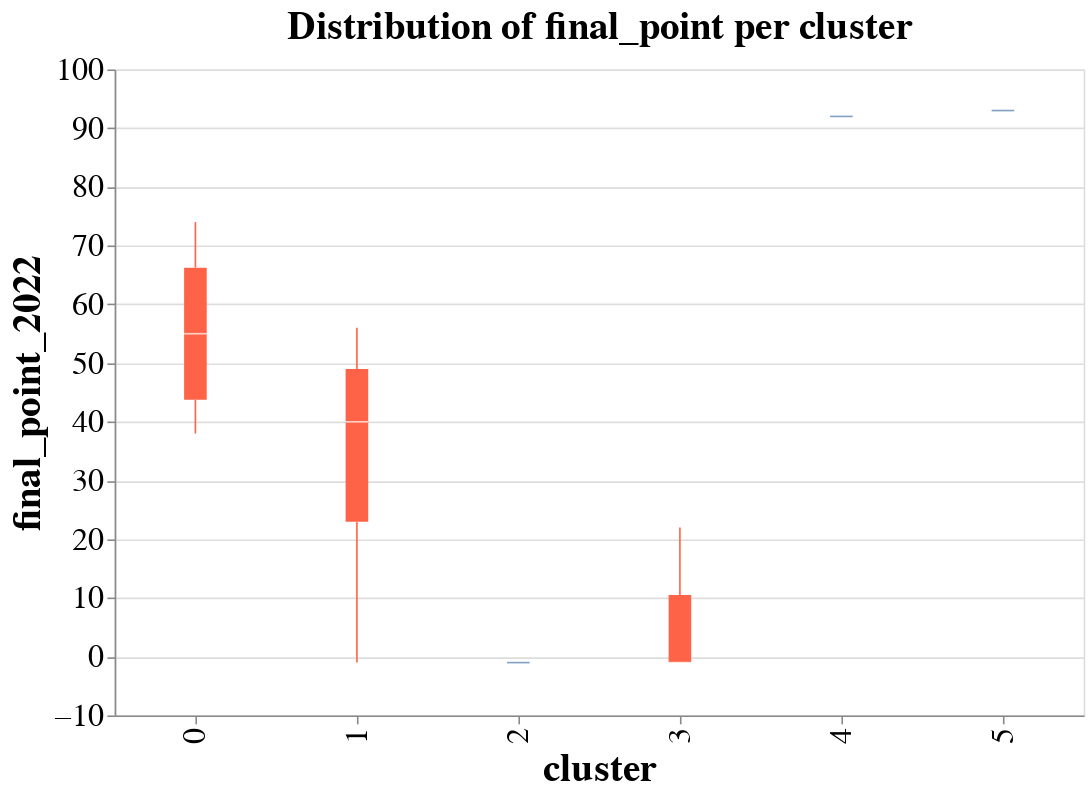

The notebook cell saved with this chart:
### Code cell
# to plot the final points distribution per cluster
alt.Chart(df_to_viz).mark_boxplot(color="tomato").encode(
    x=alt.X('cluster:N'),
    y=alt.Y('final_point_2022:Q', scale=alt.Scale(zero=False))
).properties(
    width=600,
    height=400,
    title="Distribution of final_point per cluster"
).configure_title(
        fontSize=24,
).configure_axis(
    labelFontSize=20,
    titleFontSize=24,
).configure_text(
    fontSize=20
)

### Figure 1 — Vega-Lite specification as saved in the notebook (floating-point values rounded to 4 significant figures)
{"config": {"view": {"continuousWidth": 300, "continuousHeight": 300}, "axis": {"labelFontSize": 20, "titleFontSize": 24}, "text": {"fontSize": 20}, "title": {"fontSize": 24}}, "data": {"name": "data-e94c9d0d08579e0170d87d296918e9f9"}, "mark": {"type": "boxplot", "color": "tomato"}, "encoding": {"x": {"field": "cluster", "type": "nominal"}, "y": {"field": "final_point_2022", "scale": {"zero": false}, "type": "quantitative"}}, "height": 400, "title": "Distribution of final_point per cluster", "width": 600, "$schema": "https://vega.github.io/schema/vega-lite/v5.8.0.json", "datasets": {"data-e94c9d0d08579e0170d87d296918e9f9": [{"Team": "Arsenal", "index": 0, "Poss": 56.7, "Gls": 62.75, "Ast": 46.5, "PrgC": 839.0, "PrgP": 1874.0, "Gls_Conceded": 46.0, "Ast_Conceded": 31.25, "PrgC_Conceded": 670.8, "PrgP_Conceded": 1253.0, "cluster": 0, "cluster 0": 1, "cluster 1": 0, "cluster 2": 0, "cluster 3": 0, "cluster 4": 0, "cluster 5": 0, "final_standing_2022": 5.0, "final_point_2022": 69.0, "champions": 0.0, "europa": 1.0, "europa_conference": 0.0, "relegation": 0.0, "tournament_type": "EUROPA League"}, {"Team": "Aston Villa", "index": 1, "Poss": 46.3, "Gls": 46.0, "Ast": 35.0, "PrgC": 634.0, "PrgP": 1334.0, "Gls_Conceded": 55.5, "Ast_Conceded": 37.0, "PrgC_Conceded": 782.0, "PrgP_Conceded": 1686.0, "cluster": 1, "cluster 0": 0, "cluster 1": 1, "cluster 2": 0, "cluster 3": 0, "cluster 4": 0, "cluster 5": 0, "final_standing_2022": 14.0, "final_point_2022": 45.0, "champions": 0.0, "europa": 0.0, "europa_conference": 0.0, "relegation": 0.0, "tournament_type": "N/A"}, {"Team": "Bournemouth", "index": 2, "Poss": 46.37, "Gls": 46.0, "Ast": 34.33, "PrgC": 680.3, "PrgP": 1406.0, "Gls_Conceded": 64.0, "Ast_Conceded": 45.67, "PrgC_Conceded": 728.0, "PrgP_Conceded": 1670.0, "cluster": 1, "cluster 0": 0, "cluster 1": 1, "cluster 2": 0, "cluster 3": 0, "cluster 4": 0, "cluster 5": 0, "final_standing_2022": -1.0, "final_point_2022": -1.0, "champions": -1.0, "europa": -1.0, "europa_conference": -1.0, "relegation": -1.0, "tournament_type": "Relegated before this season"}, {"Team": "Brighton", "index": 3, "Poss": 47.35, "Gls": 35.5, "Ast": 24.25, "PrgC": 588.0, "PrgP": 1393.0, "Gls_Conceded": 51.25, "Ast_Conceded": 36.75, "PrgC_Conceded": 758.5, "PrgP_Conceded": 1572.0, "cluster": 1, "cluster 0": 0, "cluster 1": 1, "cluster 2": 0, "cluster 3": 0, "cluster 4": 0, "cluster 5": 0, "final_standing_2022": 9.0, "final_point_2022": 51.0, "champions": 0.0, "europa": 0.0, "europa_conference": 0.0, "relegation": 0.0, "tournament_type": "N/A"}, {"Team": "Burnley", "index": 4, "Poss": 42.23, "Gls": 37.75, "Ast": 27.0, "PrgC": 419.5, "PrgP": 1009.0, "Gls_Conceded": 51.25, "Ast_Conceded": 39.25, "PrgC_Conceded": 881.0, "PrgP_Conceded": 1626.0, "cluster": 1, "cluster 0": 0, "cluster 1": 1, "cluster 2": 0, "cluster 3": 0, "cluster 4": 0, "cluster 5": 0, "final_standing_2022": 18.0, "final_point_2022": 35.0, "champions": 0.0, "europa": 0.0, "europa_conference": 0.0, "relegation": 1.0, "tournament_type": "Relegated next season"}, {"Team": "Cardiff City", "index": 5, "Poss": 35.4, "Gls": 33.0, "Ast": 20.0, "PrgC": 434.0, "PrgP": 918.0, "Gls_Conceded": 69.0, "Ast_Conceded": 53.0, "PrgC_Conceded": 872.0, "PrgP_Conceded": 1723.0, "cluster": 2, "cluster 0": 0, "cluster 1": 0, "cluster 2": 1, "cluster 3": 0, "cluster 4": 0, "cluster 5": 0, "final_standing_2022": -1.0, "final_point_2022": -1.0, "champions": -1.0, "europa": -1.0, "europa_conference": -1.0, "relegation": -1.0, "tournament_type": "Relegated before this season"}, {"Team": "Chelsea", "index": 6, "Poss": 59.95, "Gls": 61.5, "Ast": 44.5, "PrgC": 995.2, "PrgP": 1962.0, "Gls_Conceded": 40.25, "Ast_Conceded": 29.5, "PrgC_Conceded": 511.0, "PrgP_Conceded": 1185.0, "cluster": 0, "cluster 0": 1, "cluster 1": 0, "cluster 2": 0, "cluster 3": 0, "cluster 4": 0, "cluster 5": 0, "final_standing_2022": 3.0, "final_point_2022": 74.0, "champions": 1.0, "europa": 0.0, "europa_conference": 0.0, "relegation": 0.0, "tournament_type": "UEFA Champions"}, {"Team": "Crystal Palace", "index": 7, "Poss": 43.95, "Gls": 40.0, "Ast": 27.0, "PrgC": 655.0, "PrgP": 1280.0, "Gls_Conceded": 54.75, "Ast_Conceded": 39.5, "PrgC_Conceded": 751.5, "PrgP_Conceded": 1779.0, "cluster": 1, "cluster 0": 0, "cluster 1": 1, "cluster 2": 0, "cluster 3": 0, "cluster 4": 0, "cluster 5": 0, "final_standing_2022": 12.0, "final_point_2022": 48.0, "champions": 0.0, "europa": 0.0, "europa_conference": 0.0, "relegation": 0.0, "tournament_type": "N/A"}, {"Team": "Everton", "index": 8, "Poss": 48.1, "Gls": 45.5, "Ast": 31.0, "PrgC": 600.2, "PrgP": 1339.0, "Gls_Conceded": 50.5, "Ast_Conceded": 36.75, "PrgC_Conceded": 716.5, "PrgP_Conceded": 1509.0, "cluster": 1, "cluster 0": 0, "cluster 1": 1, "cluster 2": 0, "cluster 3": 0, "cluster 4": 0, "cluster 5": 0, "final_standing_2022": 16.0, "final_point_2022": 39.0, "champions": 0.0, "europa": 0.0, "europa_conference": 0.0, "relegation": 0.0, "tournament_type": "N/A"}, {"Team": "Fulham", "index": 9, "Poss": 49.25, "Gls": 29.5, "Ast": 21.0, "PrgC": 677.5, "PrgP": 1420.0, "Gls_Conceded": 65.5, "Ast_Conceded": 46.5, "PrgC_Conceded": 687.5, "PrgP_Conceded": 1522.0, "cluster": 3, "cluster 0": 0, "cluster 1": 0, "cluster 2": 0, "cluster 3": 1, "cluster 4": 0, "cluster 5": 0, "final_standing_2022": -1.0, "final_point_2022": -1.0, "champions": -1.0, "europa": -1.0, "europa_conference": -1.0, "relegation": -1.0, "tournament_type": "Relegated before this season"}, {"Team": "Huddersfield", "index": 10, "Poss": 46.45, "Gls": 23.0, "Ast": 16.0, "PrgC": 614.0, "PrgP": 1229.0, "Gls_Conceded": 66.0, "Ast_Conceded": 48.5, "PrgC_Conceded": 678.0, "PrgP_Conceded": 1630.0, "cluster": 3, "cluster 0": 0, "cluster 1": 0, "cluster 2": 0, "cluster 3": 1, "cluster 4": 0, "cluster 5": 0, "final_standing_2022": -1.0, "final_point_2022": -1.0, "champions": -1.0, "europa": -1.0, "europa_conference": -1.0, "relegation": -1.0, "tournament_type": "Relegated before this season"}, {"Team": "Leeds United", "index": 11, "Poss": 57.3, "Gls": 60.0, "Ast": 45.0, "PrgC": 811.0, "PrgP": 1633.0, "Gls_Conceded": 52.0, "Ast_Conceded": 36.0, "PrgC_Conceded": 720.0, "PrgP_Conceded": 1201.0, "cluster": 0, "cluster 0": 1, "cluster 1": 0, "cluster 2": 0, "cluster 3": 0, "cluster 4": 0, "cluster 5": 0, "final_standing_2022": 17.0, "final_point_2022": 38.0, "champions": 0.0, "europa": 0.0, "europa_conference": 0.0, "relegation": 0.0, "tournament_type": "N/A"}, {"Team": "Leicester City", "index": 12, "Poss": 52.58, "Gls": 57.5, "Ast": 41.25, "PrgC": 703.0, "PrgP": 1471.0, "Gls_Conceded": 48.25, "Ast_Conceded": 34.5, "PrgC_Conceded": 685.8, "PrgP_Conceded": 1398.0, "cluster": 0, "cluster 0": 1, "cluster 1": 0, "cluster 2": 0, "cluster 3": 0, "cluster 4": 0, "cluster 5": 0, "final_standing_2022": 8.0, "final_point_2022": 52.0, "champions": 0.0, "europa": 0.0, "europa_conference": 0.0, "relegation": 0.0, "tournament_type": "N/A"}, {"Team": "Liverpool", "index": 13, "Poss": 61.77, "Gls": 79.0, "Ast": 56.25, "PrgC": 923.0, "PrgP": 2060.0, "Gls_Conceded": 33.5, "Ast_Conceded": 22.75, "PrgC_Conceded": 521.2, "PrgP_Conceded": 1018.0, "cluster": 4, "cluster 0": 0, "cluster 1": 0, "cluster 2": 0, "cluster 3": 0, "cluster 4": 1, "cluster 5": 0, "final_standing_2022": 2.0, "final_point_2022": 92.0, "champions": 1.0, "europa": 0.0, "europa_conference": 0.0, "relegation": 0.0, "tournament_type": "UEFA Champions"}, {"Team": "Manchester City", "index": 14, "Poss": 67.15, "Gls": 94.0, "Ast": 70.0, "PrgC": 1232.0, "PrgP": 2378.0, "Gls_Conceded": 28.25, "Ast_Conceded": 18.25, "PrgC_Conceded": 431.5, "PrgP_Conceded": 791.5, "cluster": 5, "cluster 0": 0, "cluster 1": 0, "cluster 2": 0, "cluster 3": 0, "cluster 4": 0, "cluster 5": 1, "final_standing_2022": 1.0, "final_point_2022": 93.0, "champions": 1.0, "europa": 0.0, "europa_conference": 0.0, "relegation": 0.0, "tournament_type": "UEFA Champions"}, {"Team": "Manchester Utd", "index": 15, "Poss": 55.23, "Gls": 66.75, "Ast": 46.75, "PrgC": 881.0, "PrgP": 1713.0, "Gls_Conceded": 38.5, "Ast_Conceded": 26.75, "PrgC_Conceded": 687.0, "PrgP_Conceded": 1308.0, "cluster": 0, "cluster 0": 1, "cluster 1": 0, "cluster 2": 0, "cluster 3": 0, "cluster 4": 0, "cluster 5": 0, "final_standing_2022": 6.0, "final_point_2022": 58.0, "champions": 0.0, "europa": 1.0, "europa_conference": 0.0, "relegation": 0.0, "tournament_type": "EUROPA League"}, {"Team": "Newcastle Utd", "index": 16, "Poss": 39.98, "Gls": 40.25, "Ast": 29.25, "PrgC": 504.8, "PrgP": 969.2, "Gls_Conceded": 51.5, "Ast_Conceded": 35.75, "PrgC_Conceded": 788.8, "PrgP_Conceded": 1841.0, "cluster": 1, "cluster 0": 0, "cluster 1": 1, "cluster 2": 0, "cluster 3": 0, "cluster 4": 0, "cluster 5": 0, "final_standing_2022": 11.0, "final_point_2022": 49.0, "champions": 0.0, "europa": 0.0, "europa_conference": 0.0, "relegation": 0.0, "tournament_type": "N/A"}, {"Team": "Norwich City", "index": 17, "Poss": 49.3, "Gls": 25.0, "Ast": 18.0, "PrgC": 673.0, "PrgP": 1169.0, "Gls_Conceded": 72.0, "Ast_Conceded": 50.0, "PrgC_Conceded": 846.0, "PrgP_Conceded": 1793.0, "cluster": 3, "cluster 0": 0, "cluster 1": 0, "cluster 2": 0, "cluster 3": 1, "cluster 4": 0, "cluster 5": 0, "final_standing_2022": 20.0, "final_point_2022": 22.0, "champions": 0.0, "europa": 0.0, "europa_conference": 0.0, "relegation": 1.0, "tournament_type": "Relegated next season"}, {"Team": "Sheffield Utd", "index": 18, "Poss": 42.4, "Gls": 27.5, "Ast": 19.0, "PrgC": 492.0, "PrgP": 1274.0, "Gls_Conceded": 49.5, "Ast_Conceded": 36.5, "PrgC_Conceded": 834.0, "PrgP_Conceded": 1513.0, "cluster": 1, "cluster 0": 0, "cluster 1": 1, "cluster 2": 0, "cluster 3": 0, "cluster 4": 0, "cluster 5": 0, "final_standing_2022": -1.0, "final_point_2022": -1.0, "champions": -1.0, "europa": -1.0, "europa_conference": -1.0, "relegation": -1.0, "tournament_type": "Relegated before this season"}, {"Team": "Southampton", "index": 19, "Poss": 48.9, "Gls": 44.5, "Ast": 28.75, "PrgC": 637.8, "PrgP": 1368.0, "Gls_Conceded": 61.0, "Ast_Conceded": 44.25, "PrgC_Conceded": 642.8, "PrgP_Conceded": 1469.0, "cluster": 1, "cluster 0": 0, "cluster 1": 1, "cluster 2": 0, "cluster 3": 0, "cluster 4": 0, "cluster 5": 0, "final_standing_2022": 15.0, "final_point_2022": 40.0, "champions": 0.0, "europa": 0.0, "europa_conference": 0.0, "relegation": 0.0, "tournament_type": "N/A"}, {"Team": "Stoke City", "index": 20, "Poss": 41.4, "Gls": 34.0, "Ast": 28.0, "PrgC": 477.0, "PrgP": 1150.0, "Gls_Conceded": 66.0, "Ast_Conceded": 49.0, "PrgC_Conceded": 889.0, "PrgP_Conceded": 1749.0, "cluster": 2, "cluster 0": 0, "cluster 1": 0, "cluster 2": 1, "cluster 3": 0, "cluster 4": 0, "cluster 5": 0, "final_standing_2022": -1.0, "final_point_2022": -1.0, "champions": -1.0, "europa": -1.0, "europa_conference": -1.0, "relegation": -1.0, "tournament_type": "Relegated before this season"}, {"Team": "Swansea City", "index": 21, "Poss": 45.3, "Gls": 27.0, "Ast": 20.0, "PrgC": 596.0, "PrgP": 1194.0, "Gls_Conceded": 54.0, "Ast_Conceded": 37.0, "PrgC_Conceded": 765.0, "PrgP_Conceded": 1838.0, "cluster": 1, "cluster 0": 0, "cluster 1": 1, "cluster 2": 0, "cluster 3": 0, "cluster 4": 0, "cluster 5": 0, "final_standing_2022": -1.0, "final_point_2022": -1.0, "champions": -1.0, "europa": -1.0, "europa_conference": -1.0, "relegation": -1.0, "tournament_type": "Relegated before this season"}, {"Team": "Tottenham", "index": 22, "Poss": 56.1, "Gls": 64.5, "Ast": 46.75, "PrgC": 775.8, "PrgP": 1683.0, "Gls_Conceded": 39.5, "Ast_Conceded": 25.25, "PrgC_Conceded": 633.5, "PrgP_Conceded": 1324.0, "cluster": 0, "cluster 0": 1, "cluster 1": 0, "cluster 2": 0, "cluster 3": 0, "cluster 4": 0, "cluster 5": 0, "final_standing_2022": 4.0, "final_point_2022": 41.0, "champions": 1.0, "europa": 0.0, "europa_conference": 0.0, "relegation": 0.0, "tournament_type": "UEFA Champions"}, {"Team": "Watford", "index": 23, "Poss": 46.43, "Gls": 42.67, "Ast": 29.0, "PrgC": 604.3, "PrgP": 1306.0, "Gls_Conceded": 60.0, "Ast_Conceded": 39.33, "PrgC_Conceded": 763.7, "PrgP_Conceded": 1550.0, "cluster": 1, "cluster 0": 0, "cluster 1": 1, "cluster 2": 0, "cluster 3": 0, "cluster 4": 0, "cluster 5": 0, "final_standing_2022": 19.0, "final_point_2022": 23.0, "champions": 0.0, "europa": 0.0, "europa_conference": 0.0, "relegation": 1.0, "tournament_type": "Relegated next season"}, {"Team": "West Brom", "index": 24, "Poss": 39.3, "Gls": 32.0, "Ast": 22.0, "PrgC": 474.0, "PrgP": 1066.0, "Gls_Conceded": 63.5, "Ast_Conceded": 48.0, "PrgC_Conceded": 917.0, "PrgP_Conceded": 1863.0, "cluster": 2, "cluster 0": 0, "cluster 1": 0, "cluster 2": 1, "cluster 3": 0, "cluster 4": 0, "cluster 5": 0, "final_standing_2022": -1.0, "final_point_2022": -1.0, "champions": -1.0, "europa": -1.0, "europa_conference": -1.0, "relegation": -1.0, "tournament_type": "Relegated before this season"}, {"Team": "West Ham", "index": 25, "Poss": 45.28, "Gls": 52.0, "Ast": 36.0, "PrgC": 644.5, "PrgP": 1329.0, "Gls_Conceded": 55.75, "Ast_Conceded": 42.75, "PrgC_Conceded": 847.8, "PrgP_Conceded": 1724.0, "cluster": 1, "cluster 0": 0, "cluster 1": 1, "cluster 2": 0, "cluster 3": 0, "cluster 4": 0, "cluster 5": 0, "final_standing_2022": 7.0, "final_point_2022": 56.0, "champions": 0.0, "europa": 0.0, "europa_conference": 1.0, "relegation": 0.0, "tournament_type": "EUROPA Conference"}, {"Team": "Wolves", "index": 26, "Poss": 48.13, "Gls": 43.0, "Ast": 30.0, "PrgC": 800.3, "PrgP": 1324.0, "Gls_Conceded": 43.33, "Ast_Conceded": 31.33, "PrgC_Conceded": 716.7, "PrgP_Conceded": 1519.0, "cluster": 1, "cluster 0": 0, "cluster 1": 1, "cluster 2": 0, "cluster 3": 0, "cluster 4": 0, "cluster 5": 0, "final_standing_2022": 10.0, "final_point_2022": 51.0, "champions": 0.0, "europa": 0.0, "europa_conference": 0.0, "relegation": 0.0, "tournament_type": "N/A"}]}}
